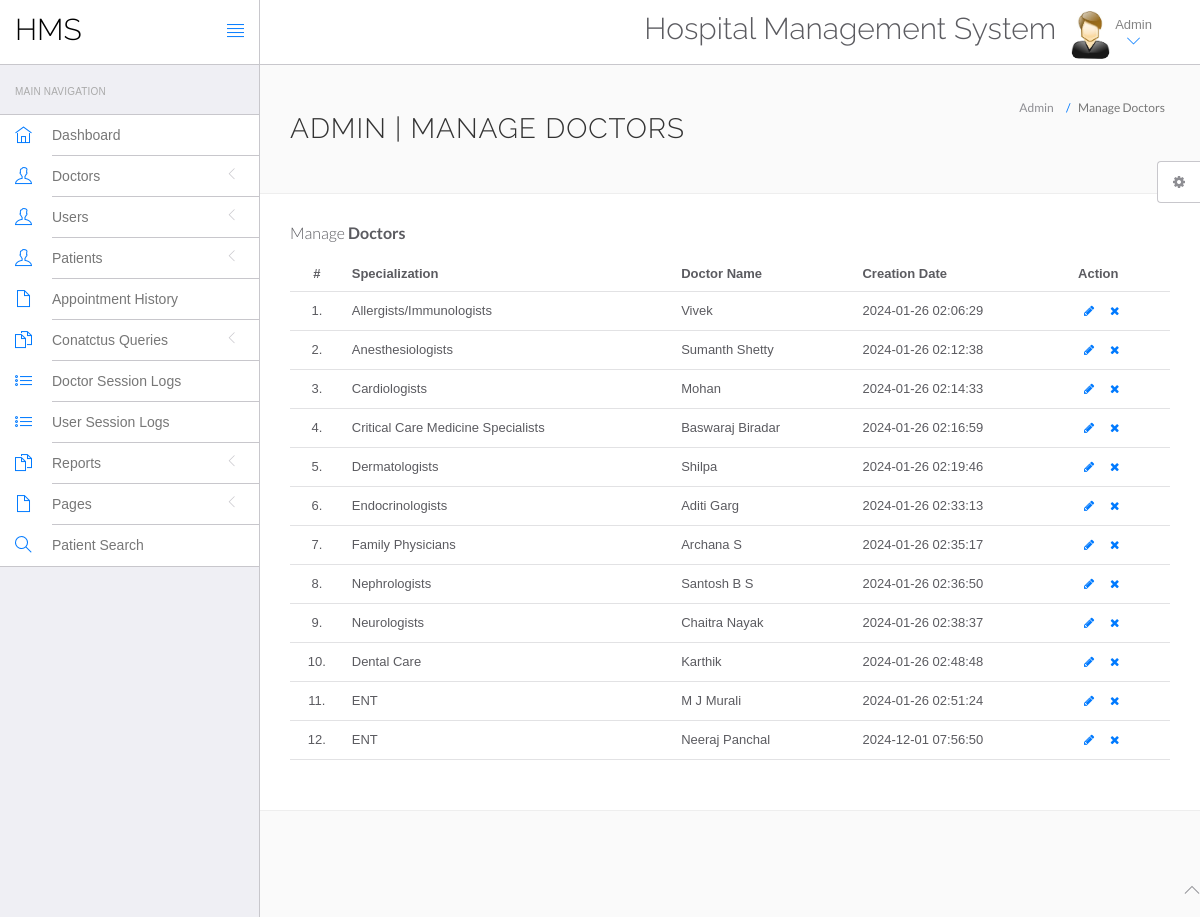
The app's page /hospital/hms/admin/manage-doctors.php (signed in) with its own data.
### tables this page shows
CREATE TABLE `doctors` (
  `id` int(11) NOT NULL,
  `specilization` varchar(255) DEFAULT NULL,
  `doctorName` varchar(255) DEFAULT NULL,
  `address` longtext DEFAULT NULL,
  `docFees` varchar(255) DEFAULT NULL,
  `contactno` bigint(11) DEFAULT NULL,
  `docEmail` varchar(255) DEFAULT NULL,
  `password` varchar(255) DEFAULT NULL,
  `creationDate` timestamp NULL DEFAULT current_timestamp(),
  `updationDate` timestamp NULL DEFAULT NULL ON UPDATE current_timestamp()
);

### hospital/hms/admin/manage-doctors.php (the view, shortened to what this page needs)
<?php
include('include/config.php');
if(strlen($_SESSION['id']==0)) {
 header('location:logout.php');
  } else{
?>
<!DOCTYPE html>
<html lang="en">
	<head>
		<link rel="stylesheet" href="vendor/bootstrap/css/bootstrap.min.css">
		<link rel="stylesheet" href="vendor/fontawesome/css/font-awesome.min.css">
		<link rel="stylesheet" href="vendor/themify-icons/themify-icons.min.css">
		<link href="vendor/animate.css/animate.min.css" rel="stylesheet" media="screen">
		<link href="vendor/perfect-scrollbar/perfect-scrollbar.min.css" rel="stylesheet" media="screen">
		<link href="vendor/switchery/switchery.min.css" rel="stylesheet" media="screen">
		<link href="vendor/bootstrap-touchspin/jquery.bootstrap-touchspin.min.css" rel="stylesheet" media="screen">
		<link href="vendor/select2/select2.min.css" rel="stylesheet" media="screen">
		<link href="vendor/bootstrap-datepicker/bootstrap-datepicker3.standalone.min.css" rel="stylesheet" media="screen">
		<link href="vendor/bootstrap-timepicker/bootstrap-timepicker.min.css" rel="stylesheet" media="screen">
		<link rel="stylesheet" href="assets/css/styles.css">
		<link rel="stylesheet" href="assets/css/plugins.css">
		<link rel="stylesheet" href="assets/css/themes/theme-1.css" id="skin_color" />
	</head>
	<body>
		<div id="app">
<?php include('include/sidebar.php');?>
			<div class="app-content">
						<?php include('include/header.php');?>
				<div class="main-content" >
					<div class="wrap-content container" id="container">
						<section id="page-title">
							<div class="row">
								<div class="col-sm-8">
									<h1 class="mainTitle">Admin | Manage Doctors</h1>
																	</div>
								<ol class="breadcrumb">
									<li>
										<span>Admin</span>
									</li>
									<li class="active">
										<span>Manage Doctors</span>
									</li>
								</ol>
							</div>
						</section>
						<div class="container-fluid container-fullw bg-white">
									<div class="row">
								<div class="col-md-12">
									<h5 class="over-title margin-bottom-15">Manage <span class="text-bold">Doctors</span></h5>
									<table class="table table-hover" id="sample-table-1">
										<thead>
											<tr>
												<th class="center">#</th>
												<th>Specialization</th>
												<th class="hidden-xs">Doctor Name</th>
												<th>Creation Date </th>
												<th>Action</th>
											</tr>
										</thead>
										<tbody>
<?php
$sql=mysqli_query($con,"select * from doctors");
$cnt=1;
while($row=mysqli_fetch_array($sql))
{
?>
											<tr>
												<td class="center"><?php echo $cnt;?>.</td>
												<td class="hidden-xs"><?php echo $row['specilization'];?></td>
												<td><?php echo $row['doctorName'];?></td>
												<td><?php echo $row['creationDate'];?>
												</td>
												<td >
												<div class="visible-md visible-lg hidden-sm hidden-xs">
							<a href="edit-doctor.php?id=<?php echo $row['id'];?>" class="btn btn-transparent btn-xs" tooltip-placement="top" tooltip="Edit"><i class="fa fa-pencil"></i></a>
	<a href="manage-doctors.php?id=<?php echo $row['id']?>&del=delete" onClick="return confirm('Are you sure you want to delete?')"class="btn btn-transparent btn-xs tooltips" tooltip-placement="top" tooltip="Remove"><i class="fa fa-times fa fa-white"></i></a>
												</div>
												</td>
											</tr>
											<?php
$cnt=$cnt+1;
											 }?>
										</tbody>
									</table>
								</div>
							</div>
								</div>
							</div>
						</div>
					</div>
				</div>
	<?php include('include/footer.php');?>
	<?php include('include/setting.php');?>
	</body>
</html>
<?php } ?>

### hospital/hms/admin/assets/css/themes/theme-1.css (style rules this page uses)
body { background: #FAFAFA; }

### records on screen
doctors: specilization "Allergists/Immunologists", doctorName "Vivek", creationDate "2024-01-26 02:06:29"
doctors: specilization "Anesthesiologists", doctorName "Sumanth Shetty", creationDate "2024-01-26 02:12:38"
doctors: specilization "Cardiologists", doctorName "Mohan", creationDate "2024-01-26 02:14:33"
doctors: specilization "Critical Care Medicine Specialists", doctorName "Baswaraj Biradar", creationDate "2024-01-26 02:16:59"
doctors: specilization "Dermatologists", doctorName "Shilpa", creationDate "2024-01-26 02:19:46"
doctors: specilization "Endocrinologists", doctorName "Aditi Garg", creationDate "2024-01-26 02:33:13"
doctors: specilization "Family Physicians", doctorName "Archana S", creationDate "2024-01-26 02:35:17"
doctors: specilization "Nephrologists", doctorName "Santosh B S", creationDate "2024-01-26 02:36:50"
doctors: specilization "Neurologists", doctorName "Chaitra Nayak", creationDate "2024-01-26 02:38:37"
doctors: specilization "Dental Care", doctorName "Karthik", creationDate "2024-01-26 02:48:48"
doctors: specilization "ENT", doctorName "M J Murali", creationDate "2024-01-26 02:51:24"
doctors: specilization "ENT", doctorName "Neeraj Panchal", creationDate "2024-12-01 07:56:50"
